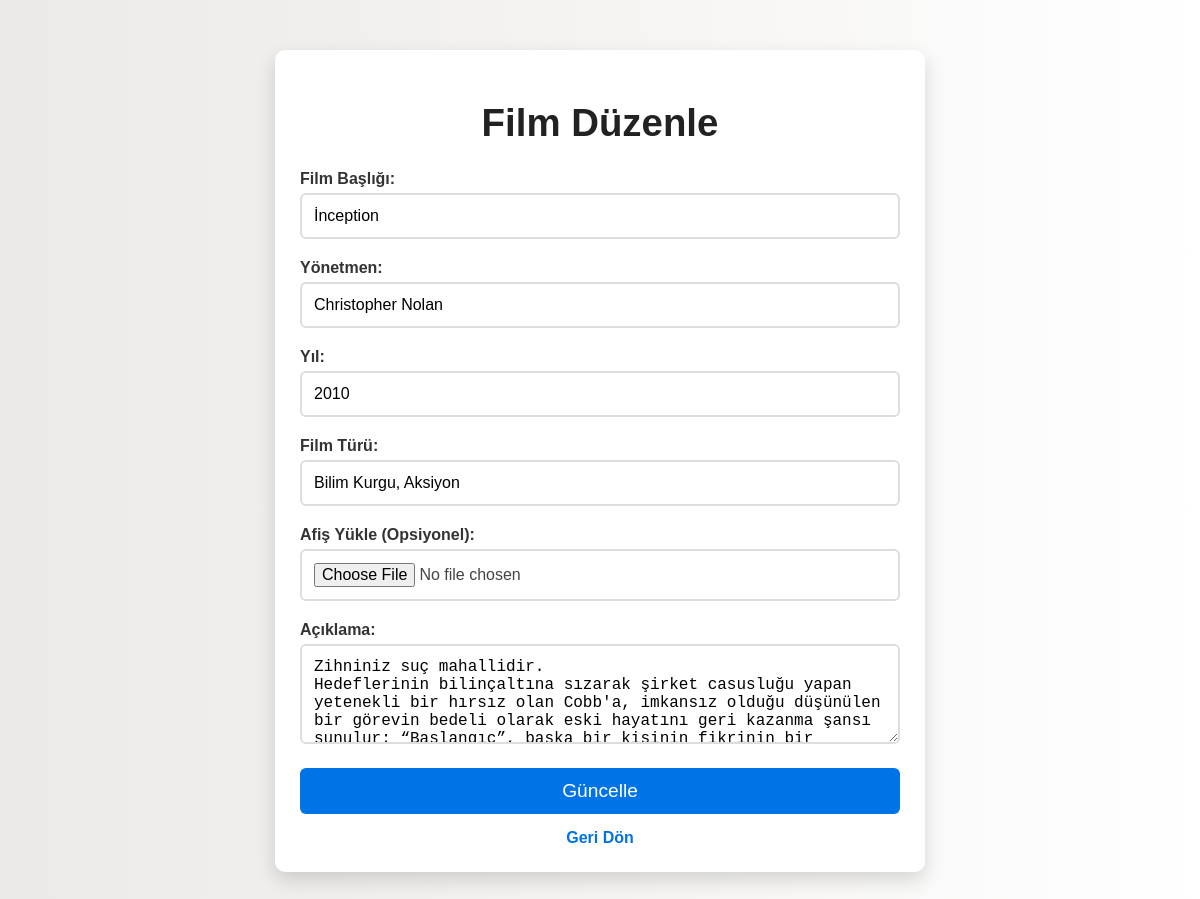
/film_duzenle.php?id=1, run on an earlier commit of the app's database.
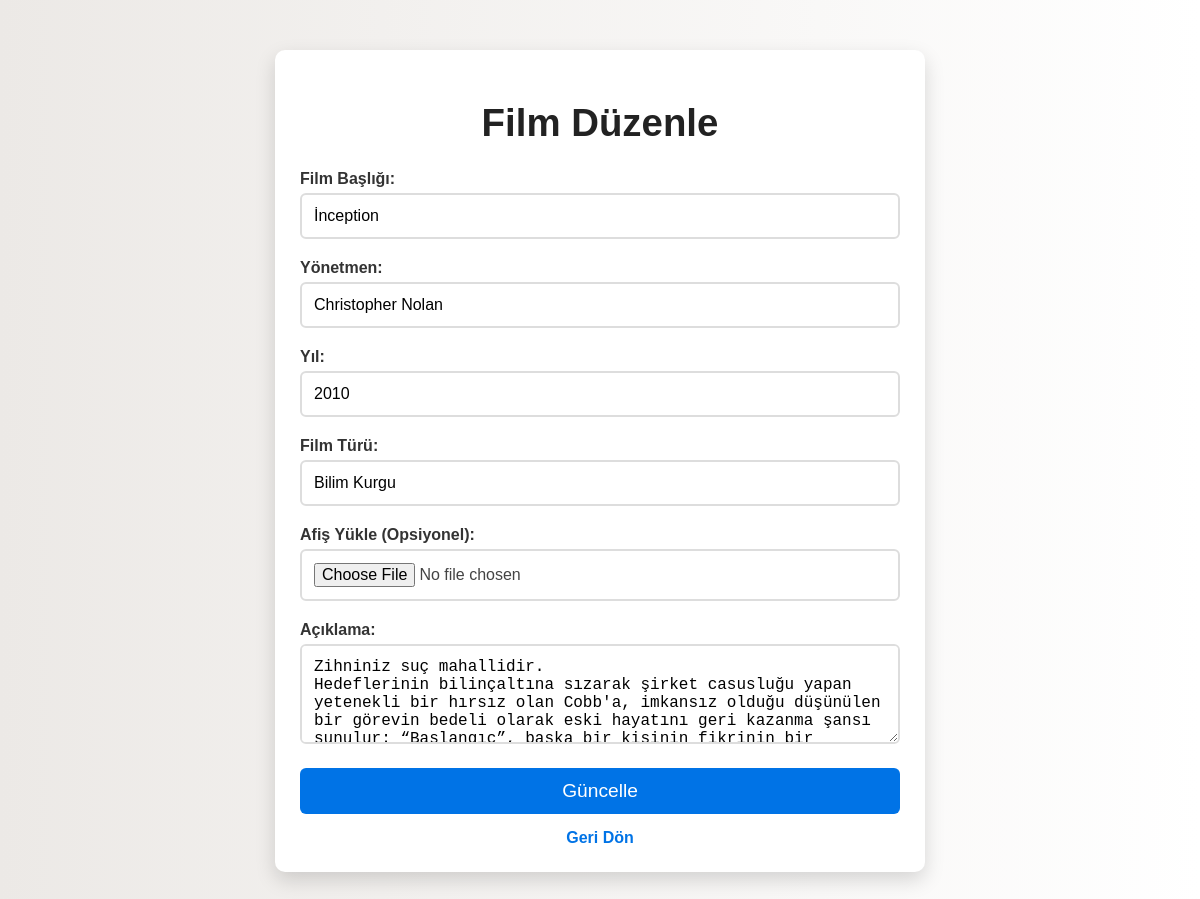
And on a later commit of the database.
### tables this page shows
CREATE TABLE `filmler` (
  `id` int NOT NULL,
  `baslik` varchar(255) NOT NULL,
  `yonetmen` varchar(255) NOT NULL,
  `yil` int NOT NULL,
  `tur` varchar(100) NOT NULL,
  `afis` varchar(255) NOT NULL,
  `eklenme_tarihi` timestamp NULL DEFAULT CURRENT_TIMESTAMP,
  `aciklama` text,
  `user_id` int DEFAULT NULL
);

### film_duzenle.php (the view, shortened to what this page needs)
<?php
include 'db.php';
$film_id = $_GET['id'];
$sql = "SELECT * FROM filmler WHERE id = $film_id";
$result = $conn->query($sql);
$film = $result->fetch_assoc();
?>
<!DOCTYPE html>
<html lang="tr">
<head>
    <link rel="stylesheet" href="style.css">
</head>
<body>
    <div class="container">
        <h1>Film Düzenle</h1>
        <form action="film_duzenle_islem.php" method="post" enctype="multipart/form-data">
            <label for="baslik">Film Başlığı:</label>
            <input type="text" id="baslik" name="baslik" value="<?php echo $film['baslik']; ?>" required>
            <label for="yonetmen">Yönetmen:</label>
            <input type="text" id="yonetmen" name="yonetmen" value="<?php echo $film['yonetmen']; ?>" required>
            <label for="yil">Yıl:</label>
            <input type="text" id="yil" name="yil" value="<?php echo $film['yil']; ?>" required>
            <label for="tur">Film Türü:</label>
            <input type="text" id="tur" name="tur" value="<?php echo $film['tur']; ?>" required>
            <label for="afis">Afiş Yükle (Opsiyonel):</label>
            <input type="file" name="afis">
            <label for="aciklama">Açıklama:</label>
            <textarea id="aciklama" name="aciklama" rows="4" required><?php echo $film['aciklama']; ?></textarea>
            <button type="submit">Güncelle</button>
        </form>
        <a class="back-link" href="index.php">Geri Dön</a>
    </div>
</body>
</html>

### style.css (style rules this page uses)
body { font-family: Arial, sans-serif; background-color: #2C343F; margin: 0; padding: 0; }
.container { width: 80%; margin: 0 auto; padding: 20px; background-color: #2C343F; border-radius: 8px; }
h1, h2 { color: #333; }

### film_duzenle.php (style rules this page uses)
body { font-family: 'Arial', sans-serif; background: linear-gradient(to right, #ece9e6, #ffffff); color: #444; margin: 0; padding: 0; }
.container { max-width: 600px; margin: 50px auto; background: #ffffff; border-radius: 10px; box-shadow: 0 8px 20px rgba(0, 0, 0, 0.15); padding: 25px; }
h1 { font-size: 2.4rem; color: #222; text-align: center; margin-bottom: 25px; font-weight: bold; }
label { font-size: 1rem; margin-bottom: 5px; font-weight: 600; display: block; color: #333; }
input[type="text"], textarea, select, input[type="file"] { width: 100%; padding: 12px; margin-bottom: 20px; border: 2px solid #ddd; border-radius: 6px; font-size: 1rem; box-sizing: border-box; transition: all 0.3s ease; }
textarea { resize: vertical; }
button { width: 100%; padding: 12px; background: #0073e6; color: white; font-size: 1.2rem; border: none; border-radius: 6px; cursor: pointer; transition: background-color 0.3s ease, transform 0.1s ease; }
.back-link { display: block; text-align: center; margin-top: 15px; color: #0073e6; font-weight: bold; text-decoration: none; transition: color 0.3s ease; }

What changed in the data, as far as the page shows it:
changed filmler "İnception": tur "Bilim Kurgu, Aksiyon" → "Bilim Kurgu"
